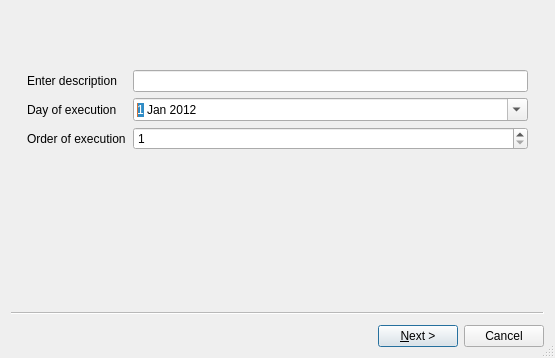
<?xml version="1.0" encoding="UTF-8"?>
<ui version="4.0">
 <class>CTWizard</class>
 <widget class="QWizard" name="CTWizard">
  <property name="geometry">
   <rect>
    <x>0</x>
    <y>0</y>
    <width>555</width>
    <height>358</height>
   </rect>
  </property>
  <property name="windowTitle">
   <string>Wizard</string>
  </property>
  <property name="sizeGripEnabled">
   <bool>true</bool>
  </property>
  <property name="options">
   <set>QWizard::NoBackButtonOnStartPage</set>
  </property>
  <widget class="QWizardPage" name="CTWizardPageInput">
   <property name="title">
    <string/>
   </property>
   <attribute name="pageId">
    <string notr="true">0</string>
   </attribute>
   <layout class="QVBoxLayout" name="verticalLayout" stretch="0,0,1">
    <item>
     <spacer name="verticalSpacer">
      <property name="orientation">
       <enum>Qt::Vertical</enum>
      </property>
      <property name="sizeHint" stdset="0">
       <size>
        <width>18</width>
        <height>50</height>
       </size>
      </property>
     </spacer>
    </item>
    <item>
     <layout class="QGridLayout" name="gridLayout" columnstretch="0,1">
      <property name="leftMargin">
       <number>7</number>
      </property>
      <property name="rightMargin">
       <number>7</number>
      </property>
      <property name="horizontalSpacing">
       <number>7</number>
      </property>
      <item row="1" column="1">
       <widget class="QDateEdit" name="qde_execution">
        <property name="date">
         <date>
          <year>2012</year>
          <month>1</month>
          <day>1</day>
         </date>
        </property>
        <property name="calendarPopup">
         <bool>true</bool>
        </property>
       </widget>
      </item>
      <item row="0" column="0">
       <widget class="QLabel" name="label">
        <property name="text">
         <string>Enter description</string>
        </property>
       </widget>
      </item>
      <item row="0" column="1">
       <widget class="QLineEdit" name="qle_description"/>
      </item>
      <item row="1" column="0">
       <widget class="QLabel" name="label_2">
        <property name="text">
         <string>Day of execution</string>
        </property>
       </widget>
      </item>
      <item row="2" column="0">
       <widget class="QLabel" name="label_3">
        <property name="text">
         <string>Order of execution</string>
        </property>
       </widget>
      </item>
      <item row="2" column="1">
       <widget class="QSpinBox" name="qsb_execution">
        <property name="minimum">
         <number>1</number>
        </property>
        <property name="value">
         <number>1</number>
        </property>
       </widget>
      </item>
     </layout>
    </item>
    <item>
     <spacer name="verticalSpacer_2">
      <property name="orientation">
       <enum>Qt::Vertical</enum>
      </property>
      <property name="sizeHint" stdset="0">
       <size>
        <width>20</width>
        <height>40</height>
       </size>
      </property>
     </spacer>
    </item>
   </layout>
  </widget>
  <widget class="QWizardPage" name="CTWizardPageOutM">
   <property name="title">
    <string/>
   </property>
   <attribute name="pageId">
    <string notr="true">1</string>
   </attribute>
   <layout class="QVBoxLayout" name="verticalLayout_3">
    <item>
     <widget class="QGroupBox" name="groupBox">
      <property name="title">
       <string>Outcome measures:</string>
      </property>
      <layout class="QVBoxLayout" name="verticalLayout_2">
       <item>
        <widget class="QCheckBox" name="qchb_grasps_number">
         <property name="text">
          <string>How many grasps has the infant done?</string>
         </property>
        </widget>
       </item>
       <item>
        <widget class="QCheckBox" name="qchb_grasp_latency">
         <property name="text">
          <string>How much time has the infant spent to grasp the toy?</string>
         </property>
        </widget>
       </item>
       <item>
        <widget class="QCheckBox" name="qchb_grasp_strength">
         <property name="text">
          <string>With which strength has the infant grasped?</string>
         </property>
        </widget>
       </item>
       <item>
        <widget class="QCheckBox" name="qchb_button_presses">
         <property name="text">
          <string>How many times has the infant pressed the button?</string>
         </property>
        </widget>
       </item>
       <item>
        <widget class="QCheckBox" name="qchb_button_latency">
         <property name="text">
          <string>How much time has the infant spent to press the button?</string>
         </property>
        </widget>
       </item>
       <item>
        <widget class="QCheckBox" name="qchb_turn_latency">
         <property name="text">
          <string>How much time did the infant spend to move towards the active wall?</string>
         </property>
        </widget>
       </item>
       <item>
        <widget class="QCheckBox" name="qchb_lean_forward">
         <property name="text">
          <string>Did the infant lean forward with his trunk?</string>
         </property>
        </widget>
       </item>
       <item>
        <widget class="QCheckBox" name="qchb_weight_distribution">
         <property name="text">
          <string>How was the distribution of the weight on the  mat?</string>
         </property>
        </widget>
       </item>
      </layout>
     </widget>
    </item>
   </layout>
  </widget>
 </widget>
 <resources/>
 <connections/>
</ui>
